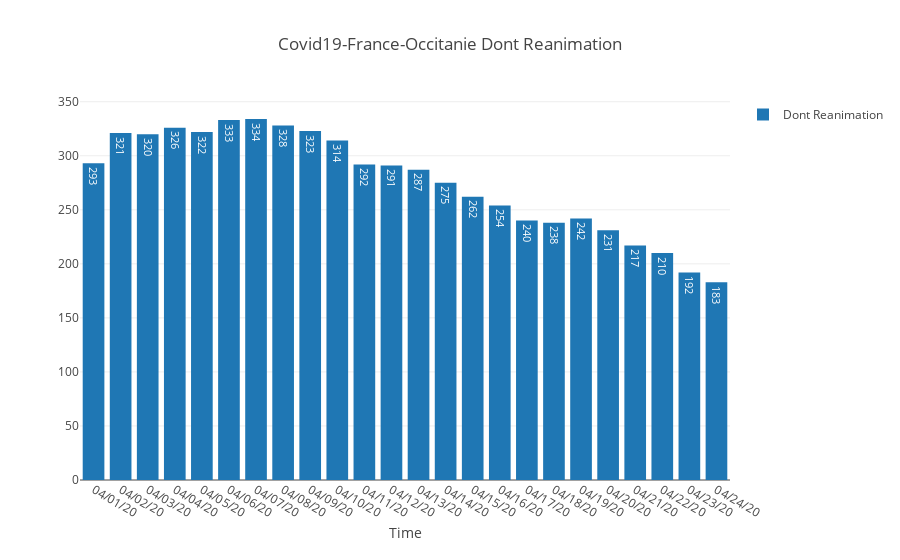

This figure's notebook cell:
### Code cell
dates=df["Date"].values

layout = go.Layout(
    barmode='stack',
    title=f"Covid19-France-Occitanie Dont Reanimation",
    xaxis=dict(title="Time"),
    showlegend=True,
) 
fig = go.Figure(data=[
    go.Bar(name="Dont Reanimation", x=dates, y=df["Dont reanimation"], text=df["Dont reanimation"],
            textposition='auto'),
],
    layout=layout
)

iplot(fig, filename="covid19-Occitanie2")

### Figure 1 — Plotly figure (JSON) as saved in the notebook; plotly's stock layout.template omitted (floating-point values rounded to 4 significant figures)
{"data": [{"name": "Dont Reanimation", "text": [293, 321, 320, 326, 322, 333, 334, 328, 323, 314, 292, 291, 287, 275, 262, 254, 240, 238, 242, 231, 217, 210, 192, 183], "textposition": "auto", "type": "bar", "uid": "d26d1bc0-2718-4943-8f63-66ac30f8c20b", "x": ["04/01/20", "04/02/20", "04/03/20", "04/04/20", "04/05/20", "04/06/20", "04/07/20", "04/08/20", "04/09/20", "04/10/20", "04/11/20", "04/12/20", "04/13/20", "04/14/20", "04/15/20", "04/16/20", "04/17/20", "04/18/20", "04/19/20", "04/20/20", "04/21/20", "04/22/20", "04/23/20", "04/24/20"], "y": [293, 321, 320, 326, 322, 333, 334, 328, 323, 314, 292, 291, 287, 275, 262, 254, 240, 238, 242, 231, 217, 210, 192, 183]}], "layout": {"barmode": "stack", "showlegend": true, "title": {"text": "Covid19-France-Occitanie Dont Reanimation"}, "xaxis": {"title": {"text": "Time"}}}}
